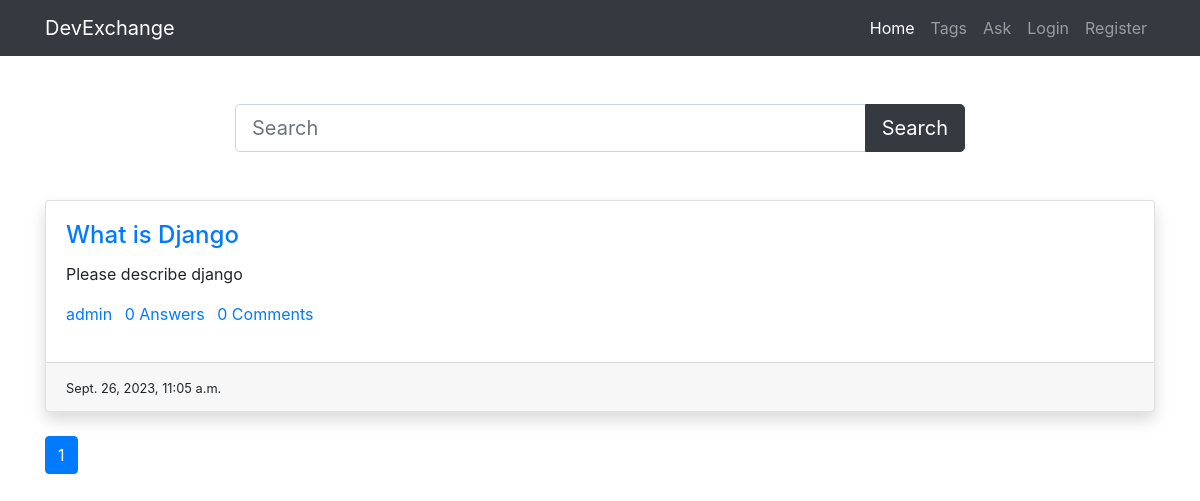
The app's page /, older data.
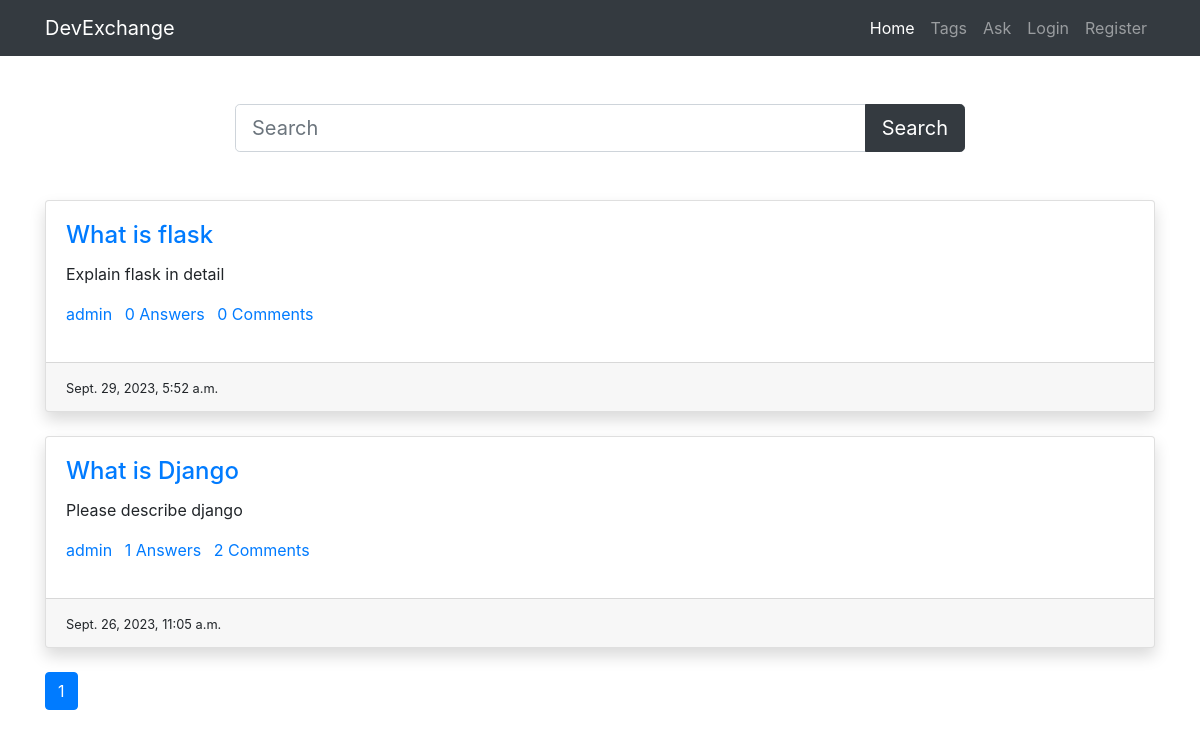
The same page, newer data.
### main/models.py (models this page shows, shortened)
class Question(models.Model):
    user=models.ForeignKey(User,on_delete=models.CASCADE)
    title=models.CharField(max_length=300)
    detail=models.TextField()
    tags=models.TextField(default='')
    add_time=models.DateTimeField(auto_now_add=True)

### main/views.py (the view)
# urls.py: path('',views.home,name='home'),
def home(request):
    if 'q' in request.GET:
        q=request.GET['q']
        quests=Question.objects.annotate(total_comments=Count('answer__comment')).filter(title__icontains=q).order_by('-id')
    else:
        quests=Question.objects.annotate(total_comments=Count('answer__comment')).all().order_by('-id')
    paginator=Paginator(quests,10)
    page_num=request.GET.get('page',1)
    quests=paginator.page(page_num)
    return render(request,'home.html',{'quests':quests})

### main/templates/home.html (shortened to what this page needs)
{% load static %}
<!DOCTYPE html>
<html lang="en">
<head>
    <link rel="stylesheet" href="{% static 'animate.min.css' %}" />
    <link rel="stylesheet" href="{% static 'bootstrap.min.css' %}" />
    <link rel="stylesheet" href="{% static 'fa4/css/font-awesome.min.css' %}" />
</head>
<body>
    <nav class="navbar navbar-expand-lg navbar-dark bg-dark">
        <div class="container">
            <a class="navbar-brand" href="#">DevExchange</a>
            <div class="collapse navbar-collapse" id="navbarNav">
                <ul class="navbar-nav ml-auto">
                    <li class="nav-item active">
                        <a class="nav-link" href="#">Home</a>
                    </li>
                    <li class="nav-item">
                        <a class="nav-link" href="/tags">Tags</a>
                    </li>
                    <li class="nav-item">
                        <a class="nav-link" href="{% url 'ask-question' %}">Ask</a>
                    </li>
                    {% if user.is_authenticated %}
                    <li class="nav-item">
                        <a class="nav-link" href="{% url 'chatbot' %}">Ask AI</a>
                    </li>
                    <li class="nav-item">
                        <a class="nav-link" href="/accounts/profile">Profile</a>
                    </li>
                    <li class="nav-item">
                        <a class="nav-link" href="{% url 'logout' %}">Logout</a>
                    </li>
                    {% else %}
                    <li class="nav-item">
                        <a class="nav-link" href="/accounts/login">Login</a>
                    </li>
                    <li class="nav-item">
                        <a class="nav-link" href="/accounts/register">Register</a>
                    </li>
                    {% endif %}
                </ul>
            </div>
        </div>
    </nav>
     <div class="container py-5">
        <div class="row">
            <div class="col-md-8 offset-2">
                <form>
                    <div class="input-group">
                        <input type="text" name="q" class="form-control form-control-lg" placeholder="Search" />
                        <div class="input-group-append">
                        <button class="btn btn-dark btn-lg" type="submit" id="button-addon2">Search</button>
                        </div>
                    </div>
                </form>
            </div>
        </div>
    </div>
     <div class="container">
        {% for quest in quests %}
        <div class="card mb-4 shadow">
            <div class="card-body">
                <h4 class="card-title"><a href="/detail/{{quest.id}}">{{quest.title}}</a></h4>
                <p class="card-text">{{quest.detail}}</p>
                <p>
                    <a href="#" class="mr-2">{{quest.user.username}}</a>
                    <a href="#" class="mr-2">{{quest.answer_set.count}} Answers</a>
                    <a href="#" class="mr-2">{{quest.total_comments}} Comments</a>
                </p>
            </div>
            <div class="card-footer">
                <small>{{quest.add_time}}</small>
            </div>
        </div>
        {% endfor %}
    </div>
    <nav class="my-3 container">
        <ul class="pagination">
          {% for i in quests.paginator.page_range %}
          {% if quests.number == i %}
          <li class="page-item active"><a class="page-link" href="#">{{i}}</a></li>
          {% else %}
          <li class="page-item"><a class="page-link" href="?page={{i}}">{{i}}</a></li>
          {% endif %}
          {% endfor %}
        </ul>
      </nav>
</body>
</html>

Row changes from the older to the newer data that the page shows:
added Question: title "What is flask", detail "Explain flask in detail", user.username "admin", answer_set.count "0", total_comments "0", add_time "Sept. 29, 2023, 5:52 a.m."
changed Question "What is Django": answer_set.count "0" → "1"; total_comments "0" → "2"
